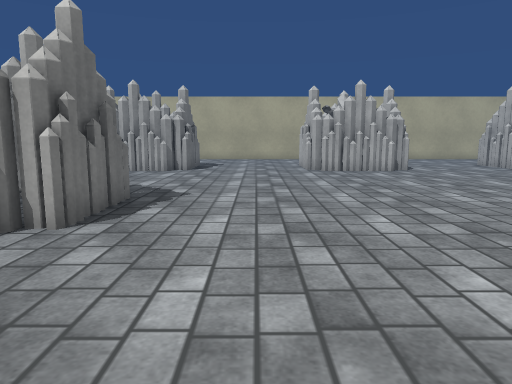
View 1 (above)

21 first-person views from a walk through a Unity game level. The camera is 1.2 m above the floor, tilts 8° down and sees 70° across. The floor is counted in squares, 1 m on a side. Each view is taken from the middle of a square. On the plan, view 1 faces up. The plan holds only what a view shows up to about 15 squares ahead; the rest is blank. Some animated figures are not drawn. Some surface patterns are stand-ins.

View 2
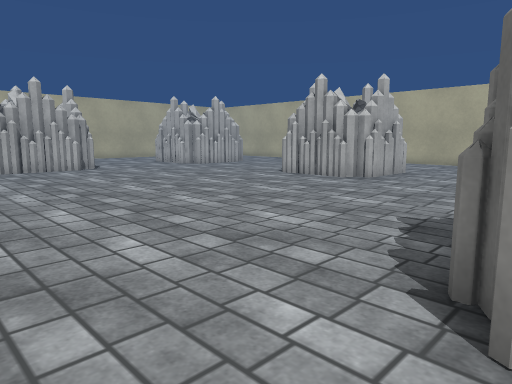

View 3
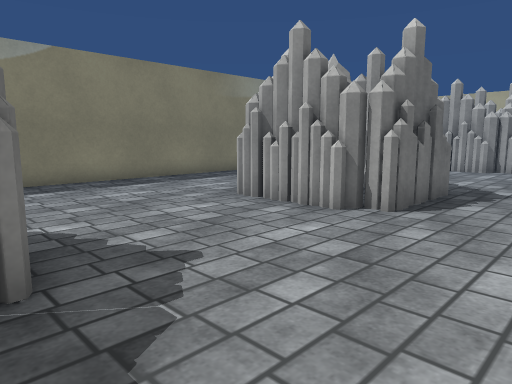

View 4
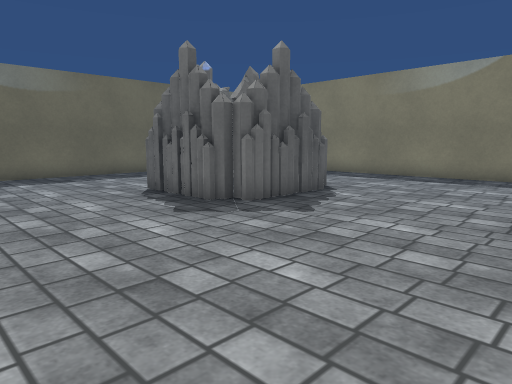

View 5
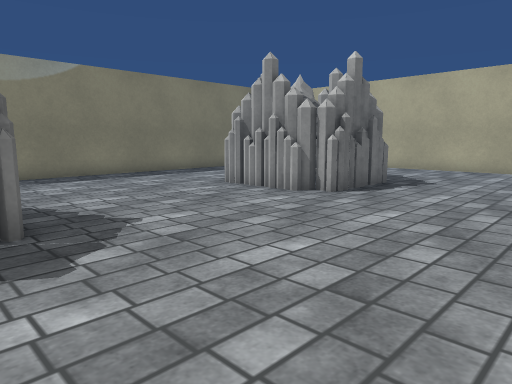

View 6
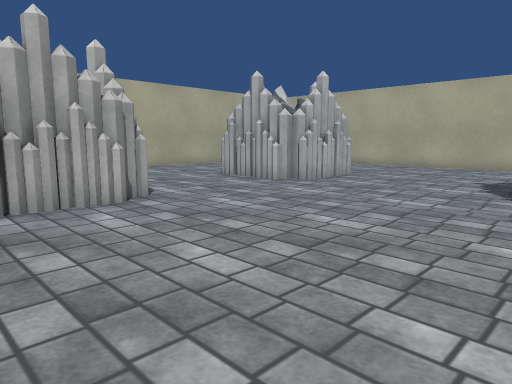

View 7
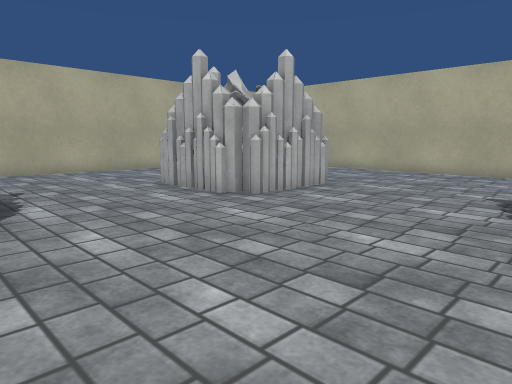

View 8
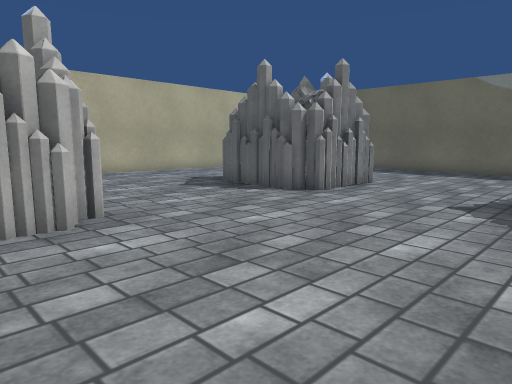

View 9
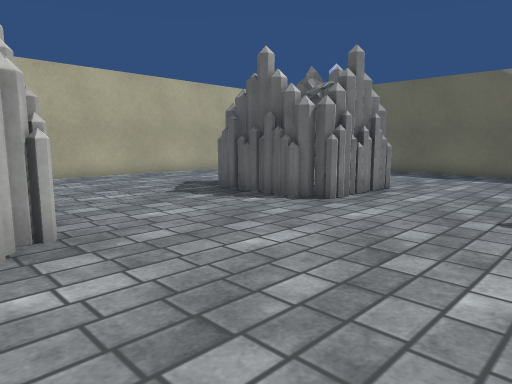

View 10
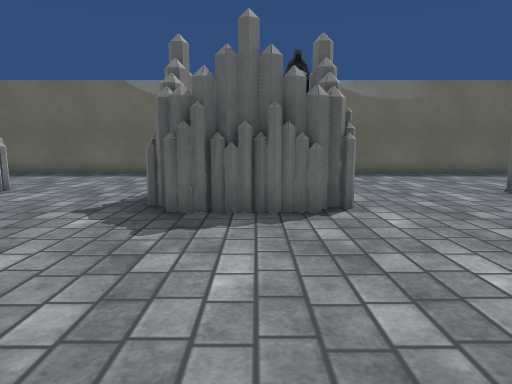

View 11
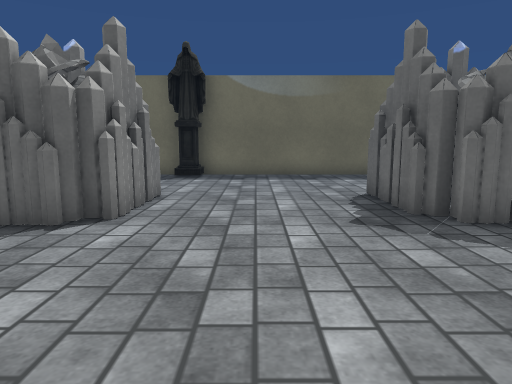

View 12
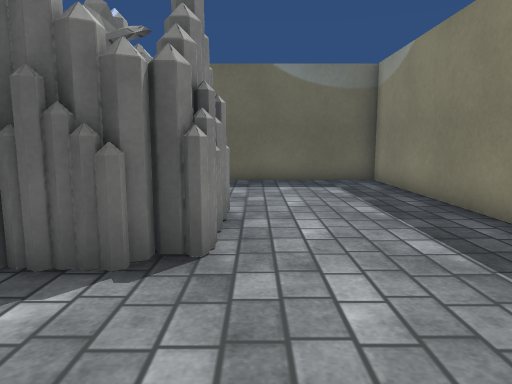

View 13
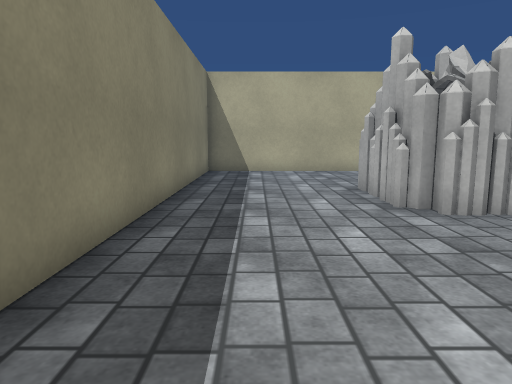

View 14
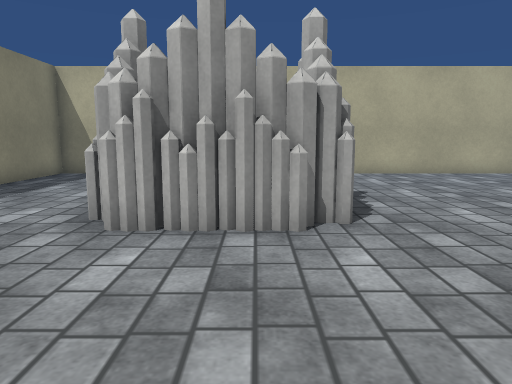

View 15
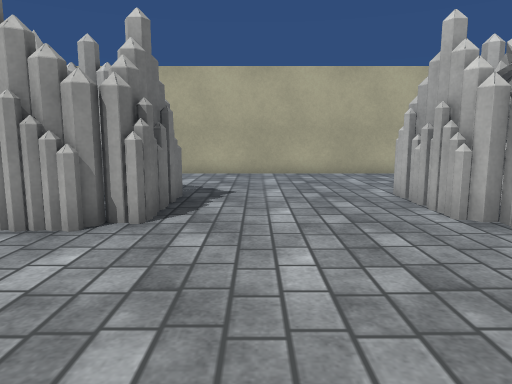

View 16
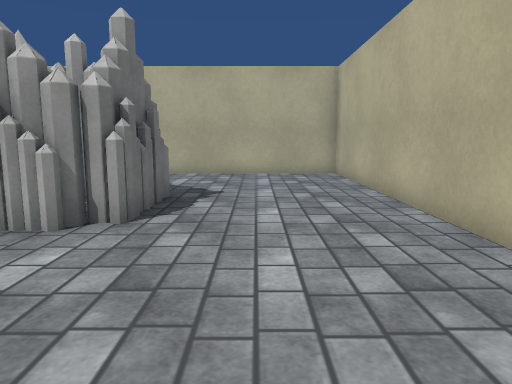

View 17
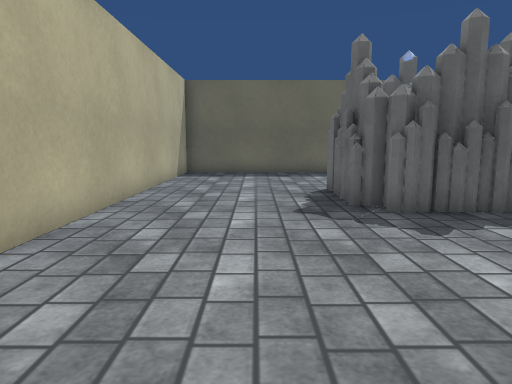

View 18
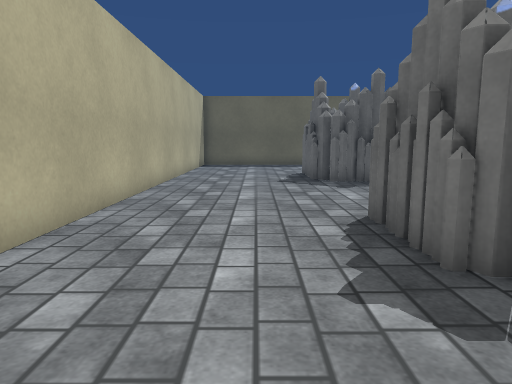

View 19
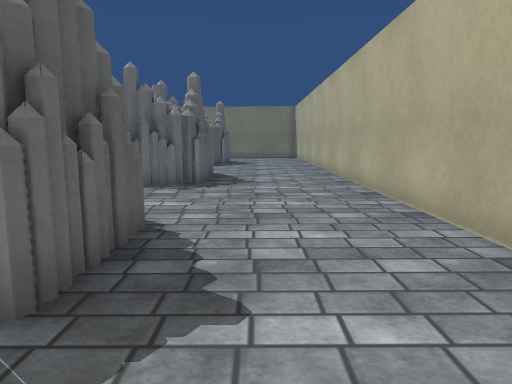

View 20
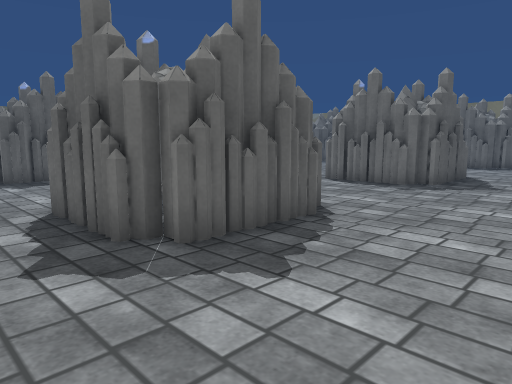

View 21
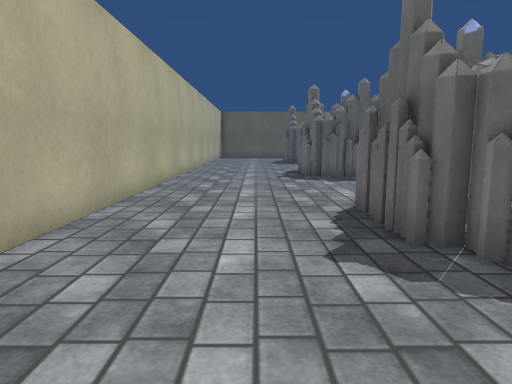

### Floor plan
Key: @ floor where view 1 was taken; # wall or solid block; . floor; S statue.
Columns run from 11 left of view 1 to 19 right of it. Each row starts with its distance up from view 1.
 22 ###############################
 21 #..... .......................#
 20 #..... .......................#
 19 #.....  ......................#
 18 #.....  ......................#
 17 #....####....#####...#####....#
 16 #....####....#####...### #....#
 15 #....# ##....#####...#####....#
 14 #....####....#####....####....#
 13 #.............................#
 12 #.............................#
 11 #.............................#
 10 #.............................#
  9 #.............................#
  8 #..   ###............#####....#
  7 #..    ##............##  #....#
  6 #...   ##............##  #....#
  5 #....####.............####....#
  4 #....###......................#
  3 #.............................#
  2 #.............................#
  1 #.............................#
  0 #.....###..@..###.....###.....#
 -1 #....####....#####...#####....#
 -2 #....#  #....#    ...#####....#
 -3 #....#  #....#    ...##  #....#
 -4 #.... ###.....    ....#  .....#
 -5 #..... ........   .....  .....#
 -6 #..... ........   ...... .....#
 -7 #..............    ...........#
 -8 #............SS    ...........#
 -9 ################   ############

Positions as (right, up) in squares from view 1, and headings:
1: (0, 0), facing up
2: (0, -1), facing up-right
3: (0, -1), facing up-left
4: (2, 5), facing down-left
5: (2, 7), facing up-left
6: (2, 7), facing up-right
7: (5, 8), facing up-right
8: (5, 7), facing down-right
9: (6, 6), facing down-right
10: (4, 6), facing down
11: (0, 5), facing down
12: (-7, 3), facing down
13: (-9, 8), facing up
14: (-4, 9), facing up
15: (-1, 9), facing up
16: (16, 9), facing up
17: (16, 6), facing down
18: (16, 11), facing down
19: (16, 19), facing left
20: (16, 21), facing down-left
21: (16, 21), facing down
